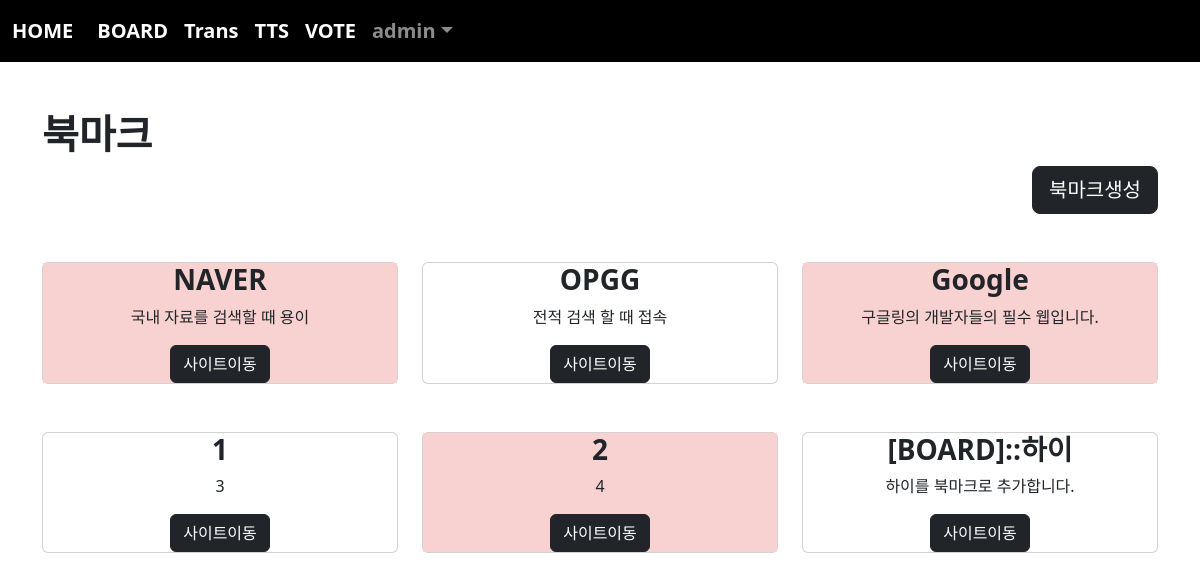
Screenshot of /book/index/ (signed in) with the database file from the repository.
### acc/models.py (models this page shows, shortened)
class User(AbstractUser):
  comment = models.TextField()
  point = models.IntegerField(default=0)
  pic = models.ImageField(upload_to="user/%y/%m")

### book/models.py (models this page shows, shortened)
class Book(models.Model):
  site_name = models.CharField(max_length=100)
  maker = models.ForeignKey(User,on_delete=models.CASCADE)
  site_url = models.TextField()
  site_con = models.TextField()
  impo = models.BooleanField()

### book/views.py (the view)
# urls.py: path('index/',views.index,name='index'),
def index(request):
  b = request.user.book_set.all()
  context = {
    "bset" : b
  }
  return render(request,'book/index.html',context)

### templates/book/index.html
{% extends 'base.html' %}
{% block con %}
  <h1><b>북마크</b></h1>
  <div class="text-end">
    <a class="btn btn-dark btn-lg" href="{% url 'book:create' %}">북마크생성</a>
  </div>
  <div class="row">
    {% for i in bset %}
      <div class="col-lg-4 mt-5">
        <div class="card">
          <div class="card-bpdy text-center" {% if i.impo %} style="background-color: rgb(248, 209, 209);" {% endif %}>
            <h3 class="card-title"><b>{{i.site_name}}</b></h3>
            <p class="card-text">{{i.site_con}}</p>
            <a href="{{i.site_url}}" target="_blank" class="btn btn-dark">사이트이동</a>
          </div>
        </div>
      </div>
    {% endfor %}
  </div>
{% endblock %}

### templates/base.html (shortened to what this page needs)
<!doctype html>
<html lang="en">
  <head>
    <link href="https://cdn.jsdelivr.net/npm/bootstrap@5.2.0-beta1/dist/css/bootstrap.min.css" rel="stylesheet">
  </head>
  <body>
    {% if user.is_authenticated %}
      <nav class="navbar navbar-expand-lg navbar-dark" style="background-color: rgb(0,0,0); font-weight: bold; font-size: 20px;">
        <div class="container-fluid">
          <a class="navbar-brand" href="{% url 'acc:index' %}">HOME</a>
          <div class="collapse navbar-collapse" id="navbarSupportedContent">
            <ul class="navbar-nav me-auto mb-2 mb-lg-0">
              <li class="nav-item">
                <a class="nav-link active" aria-current="page" href="{% url 'board:index' %}">BOARD</a>
              </li>
              <li class="nav-item">
                <a class="nav-link active" aria-current="page" href="{% url 'trans:index' %}">Trans</a>
              </li>
              <li class="nav-item">
                <a class="nav-link active" aria-current="page" href="{% url 'tts:index' %}">TTS</a>
              </li>
              <li class="nav-item">
                <a class="nav-link active" aria-current="page" href="{% url 'vote:index' %}">VOTE</a>
              </li>
              <li class="nav-item dropdown">
                <a class="nav-link dropdown-toggle" href="#" id="navbarDropdown" role="button" data-bs-toggle="dropdown" aria-expanded="false">{{ user }}</a>
              </li>
            </ul>
          </div>
        </div>
      </nav>
    {% endif %}
    <div class="container mt-5 mb-5">
      {% block con %}
      {% endblock %}
    </div>
  </body>
</html>

### rows the page displays
User: username "admin"
Book: site_name "NAVER", site_con "국내 자료를 검색할 때 용이"
Book: site_name "OPGG", site_con "전적 검색 할 때 접속"
Book: site_name "Google", site_con "구글링의 개발자들의 필수 웹입니다."
Book: site_name "1", site_con "3"
Book: site_name "2", site_con "4"
Book: site_name "[BOARD]::하이", site_con "하이를 북마크로 추가합니다."
